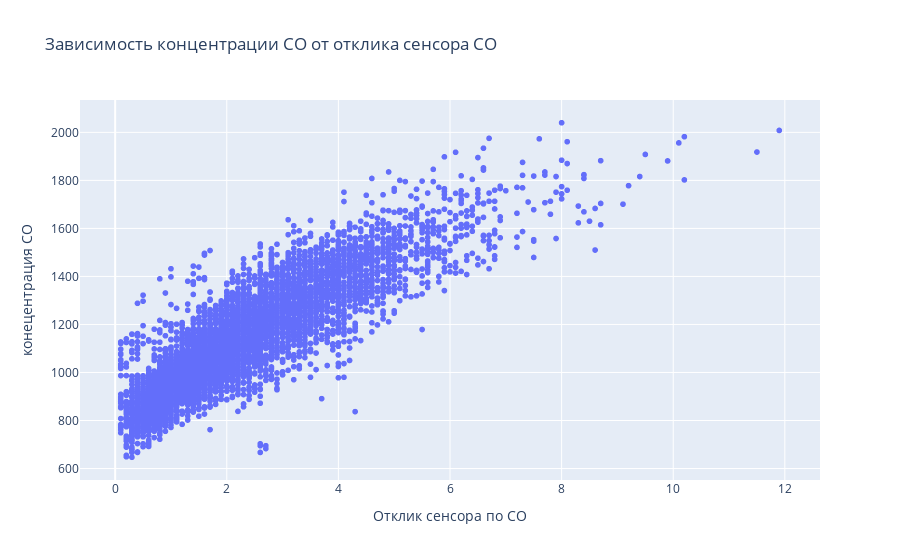

This figure's notebook cell:
### Markdown cell above
### Концентрация вещества и отклик сенсора

### Code cell
# конецентрация CO и отклик сенсора по CO
fig = px.scatter(
    df,  
    x="CO(GT)", y="PT08.S1(CO)",  
    title="Зависимость концентрации CO от отклика сенсора CO",

)
fig.update_layout(
                  xaxis_title="Отклик сенсора по CO",
                  yaxis_title="конецентрация CO"
                  )
fig.show()

### Figure 1 — Plotly figure (JSON) as saved in the notebook; plotly's stock layout.template omitted (floating-point values rounded to 4 significant figures; data arrays with more than 128 entries replaced by an {"elided": "..."} marker saying what was removed)
{"data": [{"hovertemplate": "CO(GT)=%{x}<br>PT08.S1(CO)=%{y}<extra></extra>", "legendgroup": "", "marker": {"color": "#636efa", "symbol": "circle"}, "mode": "markers", "name": "", "showlegend": false, "type": "scattergl", "x": {"elided": "6941 float values"}, "xaxis": "x", "y": {"elided": "6941 int values"}, "yaxis": "y"}], "layout": {"legend": {"tracegroupgap": 0}, "title": {"text": "Зависимость концентрации CO от отклика сенсора CO"}, "xaxis": {"anchor": "y", "domain": [0, 1], "title": {"text": "Отклик сенсора по CO"}}, "yaxis": {"anchor": "x", "domain": [0, 1], "title": {"text": "конецентрация CO"}}}}
